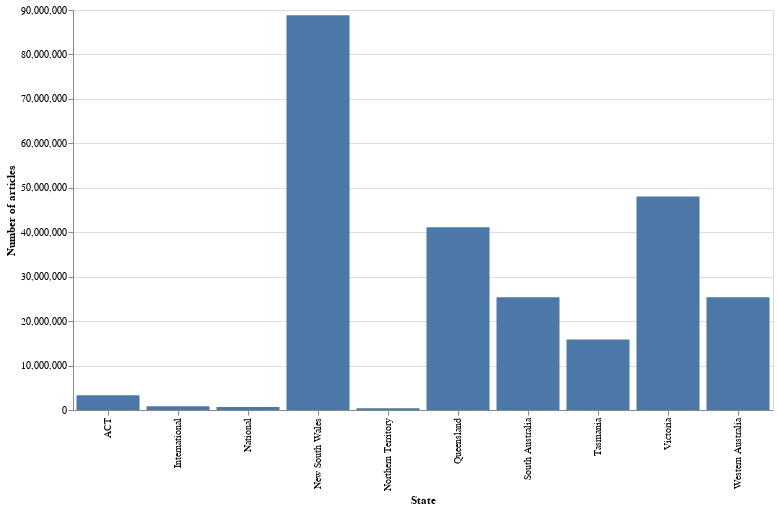

Source (notebook cell):
### Markdown cell above
The first thing that's obvious is that not all 'states' are states. This facet has been expanded to incorporate 'National', and 'International' newspapers. Let's look at how the numbers in each 'state' compare.

### Code cell
# Chart the results
alt.Chart(df_states).mark_bar().encode(
    x=alt.X("state:N", title="State"),
    y=alt.Y("total_results:Q", axis=alt.Axis(format=",d", title="Number of articles")),
    tooltip=[
        alt.Tooltip("state", title="State"),
        alt.Tooltip("total_results:Q", title="Articles", format=","),
    ],
).properties(width=700, height=400)

### Figure 1 — Vega-Lite specification as saved in the notebook (floating-point values rounded to 4 significant figures)
{"config": {"view": {"continuousWidth": 300, "continuousHeight": 300}}, "data": {"name": "data-798696343c6c2d21d81d4cc17c017be2"}, "mark": {"type": "bar"}, "encoding": {"tooltip": [{"field": "state", "title": "State", "type": "nominal"}, {"field": "total_results", "format": ",", "title": "Articles", "type": "quantitative"}], "x": {"field": "state", "title": "State", "type": "nominal"}, "y": {"axis": {"format": ",d", "title": "Number of articles"}, "field": "total_results", "type": "quantitative"}}, "height": 400, "width": 700, "$schema": "https://vega.github.io/schema/vega-lite/v5.20.1.json", "datasets": {"data-798696343c6c2d21d81d4cc17c017be2": [{"state": "New South Wales", "total_results": 88834269}, {"state": "Victoria", "total_results": 48013836}, {"state": "Queensland", "total_results": 41131526}, {"state": "South Australia", "total_results": 25381813}, {"state": "Western Australia", "total_results": 25369631}, {"state": "Tasmania", "total_results": 15850246}, {"state": "ACT", "total_results": 3296997}, {"state": "International", "total_results": 854022}, {"state": "National", "total_results": 663996}, {"state": "Northern Territory", "total_results": 409433}]}}
